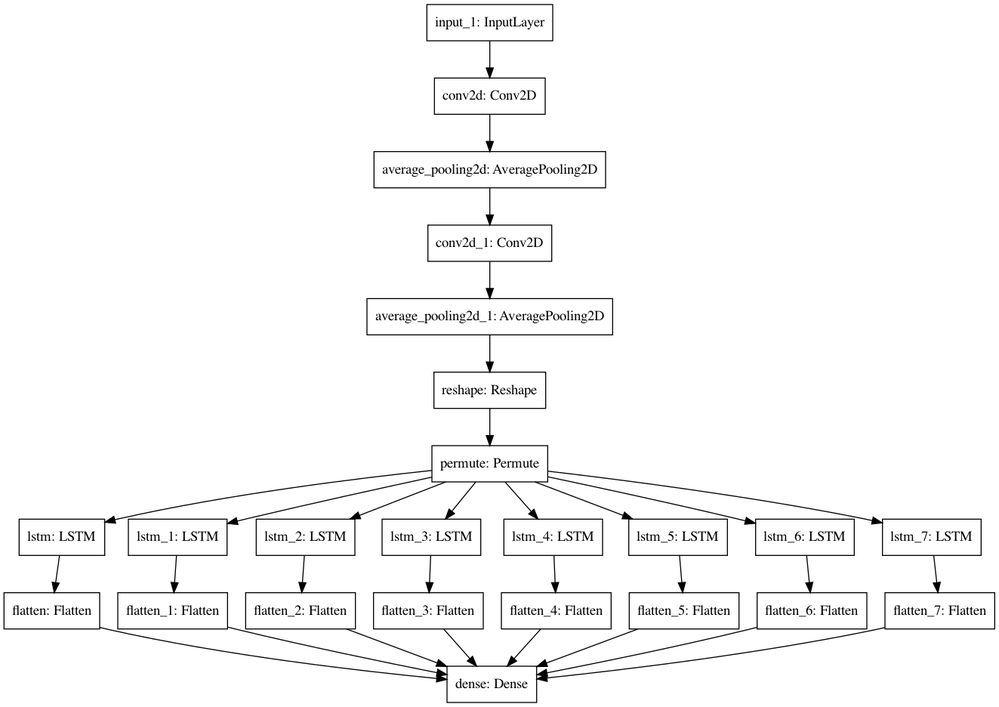
#> input picture notebooks/model.png, 999 x 707 px, shrunk from 1323 x 936 before the run; its folder holds only this picture in this run
$ python -i extract_rect.py   (imports and definitions only)
#> lines starting #> are read from the running program, lines starting #| are printed output that depends on the picture; after the words box and inside, x2 and y2 are one past the last pixel; in counts of white or black regions, pixels touching at a corner belong together
#> further down, picture is the input picture: shape (707, 999, 3); min 0, max 255, mean 248.1
from glob import glob

import cv2 as cv
import numpy as np
import pandas as pd
from tqdm import tqdm


class ExtractRectangle:
    def __init__(self):
        super().__init__()

        self.minLinLength_h = 70
        self.minLinLength_v = 5
        self.maxLineGap = 20
        self.heights = []
        self.widths = []
        self.paths = []

    def is_horizontal(self, line, thresh=5):
        return abs(line[1] - line[3]) <= thresh

    def is_vertical(self, line, thresh=5):
        return abs(line[0] - line[2]) <= thresh

    # [30 lines left out: function get_lines, not called in this run]

    def remove_whitespace(self, img):
        # https://stackoverflow.com/questions/48395434/how-to-crop-or-remove-white-background-from-an-image
        gray = cv.cvtColor(img, cv.COLOR_BGR2GRAY)
        th, threshed = cv.threshold(gray, 127, 255, cv.THRESH_BINARY_INV)
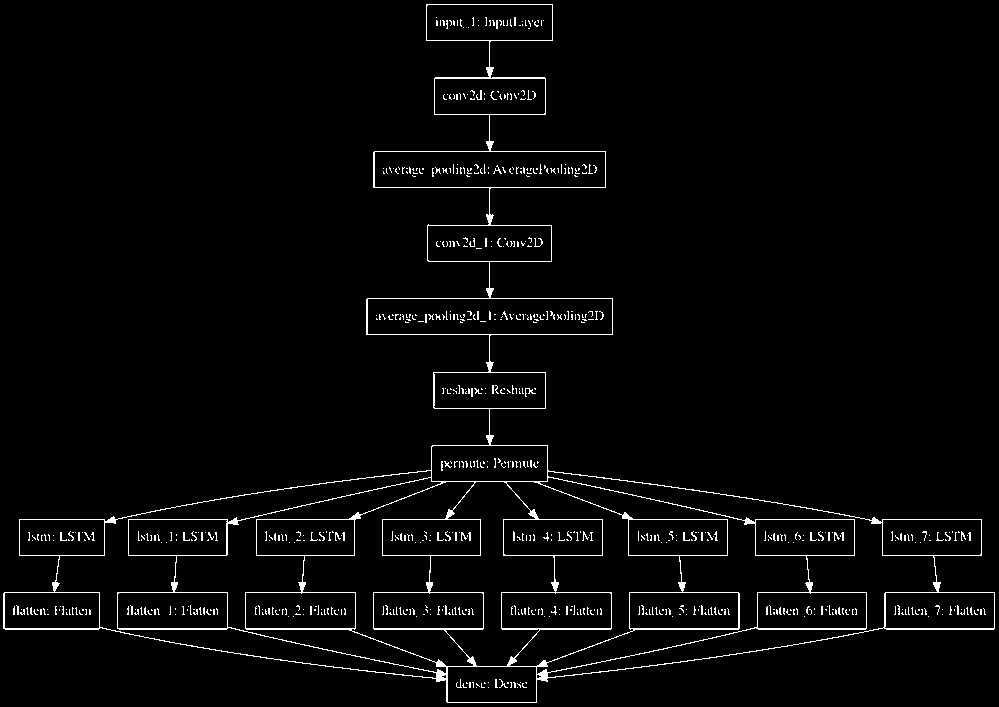
#> threshed: shape (707, 999); 2.7% white in thin lines or dots

        kernel = cv.getStructuringElement(cv.MORPH_ELLIPSE, (11, 11))
        morphed = cv.morphologyEx(threshed, cv.MORPH_CLOSE, kernel)
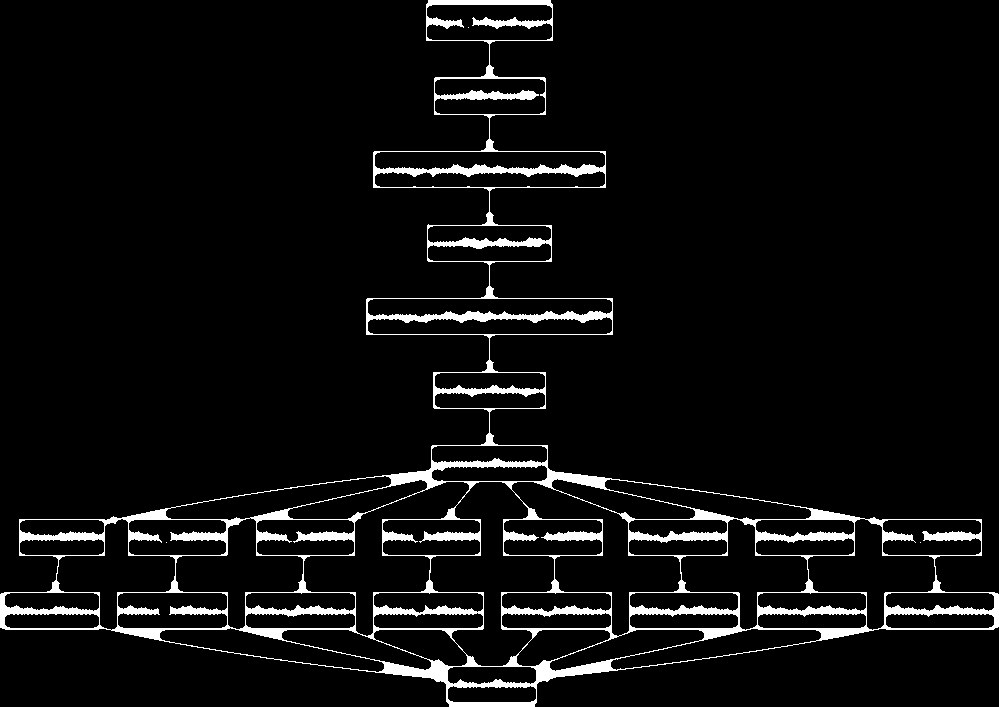
#> morphed: shape (707, 999); 5.4% white; 4 white regions (3 under 20 px)

        cnts = cv.findContours(morphed, cv.RETR_EXTERNAL, cv.CHAIN_APPROX_SIMPLE)[-2]
#> cnts = 1 contour; box (x1, y1, x2, y2) and area: (0, 0, 999, 707) 191372
        cnt = sorted(cnts, key=cv.contourArea)[-1]
#> cnt = contour of 675 points, box (x1, y1, x2, y2) (0, 0, 999, 707), area 191372

        x, y, w, h = cv.boundingRect(cnt)
#> x = 0; y = 0; w = 999; h = 707
        dst = img[y : y + h, x : x + w]
        return dst

    # [61 lines left out: functions process_image, save_crop_info, not called in this run]


# [14 lines not run here, left out]

>>> import cv2
>>> picture = cv2.imread('notebooks/model.png')
>>> result = ExtractRectangle().remove_whitespace(picture)
